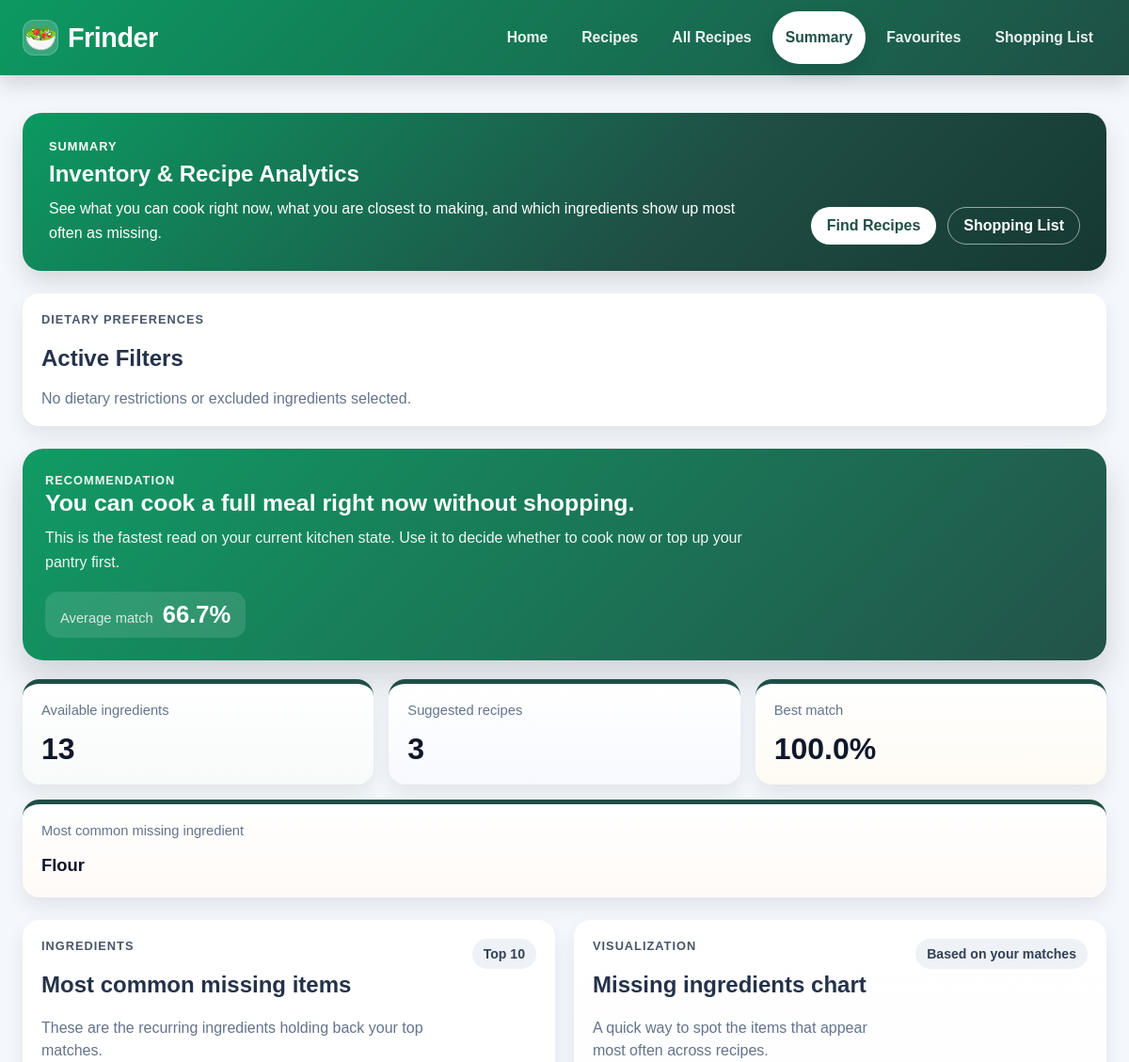
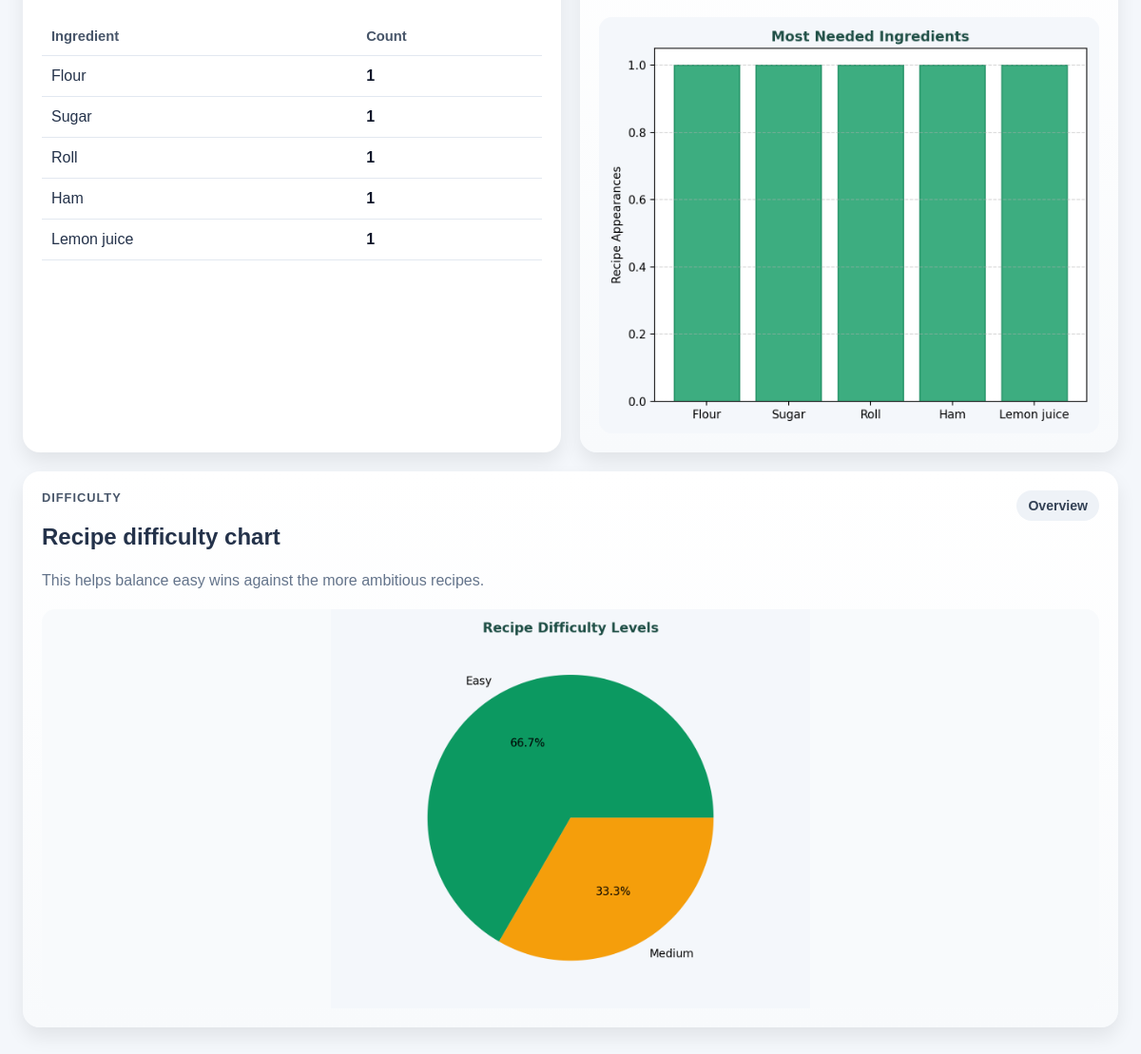
Page /summary on the committed database (2 pictures, top to bottom).
### db_models.py (models this page shows)
class IngredientRow(Base):
    __tablename__ = "ingredients"
    id = Column(Integer, primary_key=True)
    name = Column(String, nullable=False, unique=True)
    recipe_links = relationship("RecipeIngredientRow", back_populates="ingredient")
    user_links = relationship("UserIngredientRow", back_populates="ingredient")
    shopping_links = relationship("ShoppingListRow", back_populates="ingredient")

### app.py (the view, shortened to what this page needs)
@app.route("/summary")
def summary():
    user_ingredients = read_user_ingredients()
    dietary_restrictions, excluded_ingredients = get_active_preferences()
    recipes_list = load_recipes()
    suggestions = match_recipes(
        user_ingredients,
        recipes_list,
        dietary_restrictions=dietary_restrictions,
        excluded_ingredients=excluded_ingredients,
    )
    summary_data, missing_counter = build_summary_data(user_ingredients, suggestions)
    save_match_history(user_ingredients, suggestions)
    filename_missing = "summary_missing.png"
    filename_difficulty = "summary_difficulty.png"
    return render_template(
        "summary.html",
        empty=False,
        total_available=summary_data["total_available"],
        total_suggested=summary_data["total_suggested"],
        best_match=summary_data["best_match"],
        avg_match=summary_data["avg_match"],
        most_common_missing=summary_data["most_common_missing"],
        recommendation=summary_data["recommendation"],
        missing_table_data=summary_data["missing_table_data"],
        graph_missing_url=url_for("static", filename=filename_missing),
        graph_difficulty_url=url_for("static", filename=filename_difficulty),
        **build_preferences_context(dietary_restrictions, excluded_ingredients),
    )

### app.py (called while the page is built)
def get_active_preferences():
    dietary_restrictions = normalize_dietary_restrictions(
        read_dietary_restrictions()
    )
    excluded_ingredients = read_excluded_ingredients()
    return dietary_restrictions, excluded_ingredients

def build_preferences_context(dietary_restrictions=None, excluded_ingredients=None):
    if dietary_restrictions is None or excluded_ingredients is None:
        dietary_restrictions, excluded_ingredients = get_active_preferences()
    return {
        "dietary_restriction_options": DIETARY_RESTRICTION_OPTIONS,
        "selected_dietary_restrictions": dietary_restrictions,
        "active_dietary_restriction_labels": dietary_restriction_labels(
            dietary_restrictions
        ),
        "excluded_ingredients": excluded_ingredients,
        "excluded_ingredients_str": ", ".join(excluded_ingredients),
        "has_active_preferences": bool(
            dietary_restrictions or excluded_ingredients
        ),
    }

def save_match_history(user_ingredients, suggestions):
    if not user_ingredients:
        if HISTORY_FILE.exists():
            HISTORY_FILE.unlink()
        return
    history_data, missing_counter = build_summary_data(user_ingredients, suggestions)
    HISTORY_FILE.parent.mkdir(parents=True, exist_ok=True)
    with open(HISTORY_FILE, "w", encoding="utf-8") as f:
        json.dump(history_data, f)
    filename_missing = "summary_missing.png"
    filename_difficulty = "summary_difficulty.png"
    generate_summary_graphs(
        missing_counter,
        suggestions,
        BASE_DIR / "static" / filename_missing,
        BASE_DIR / "static" / filename_difficulty,
    )

### charts.py (called while the page is built)
def recipe_difficulty(recipe):
    if isinstance(recipe, Recipe):
        return recipe.difficulty
    if isinstance(recipe, dict):
        return recipe.get("difficulty", "Unknown")
    return "Unknown"

### db.py (called while the page is built)
def _session():
    return _session_factory()()

def session():
    return _session()

### matching.py (called while the page is built, shortened)
def normalize_dietary_restrictions(dietary_restrictions):
    selected_restrictions = []
    seen = set()
    return selected_restrictions

def dietary_restriction_labels(dietary_restrictions):
    return [
        DIETARY_RESTRICTION_LABELS[restriction]
        for restriction in normalize_dietary_restrictions(dietary_restrictions)
    ]

def expanded_ingredient_set(ingredients):
    expanded_ingredients = set()
    for ingredient in ingredients or []:
        expanded_ingredients.update(ingredient_name_variants(ingredient))
    return expanded_ingredients

### templates/summary.html
{% extends "base.html" %}
{% block content %}
<section class="summary-hero">
  <div>
    <p class="summary-kicker">Summary</p>
    <h1>Inventory & Recipe Analytics</h1>
    <p class="summary-intro">
      See what you can cook right now, what you are closest to making, and which
      ingredients show up most often as missing.
    </p>
  </div>
  <div class="summary-hero__actions">
    <a href="{{ url_for('recipes') }}" class="summary-button">Find Recipes</a>
    <a href="{{ url_for('shopping_list') }}" class="summary-button summary-button--secondary">Shopping List</a>
  </div>
</section>
<section class="summary-preferences summary-panel">
  <div>
    <p class="summary-kicker">Dietary Preferences</p>
    <h2>Active Filters</h2>
  </div>
  {% if has_active_preferences %}
    <div class="preference-chip-list">
      {% for label in active_dietary_restriction_labels %}
        <span class="preference-chip">{{ label }}</span>
      {% endfor %}
      {% for ingredient in excluded_ingredients %}
        <span class="preference-chip preference-chip--excluded">
          No {{ ingredient }}
        </span>
      {% endfor %}
    </div>
  {% else %}
    <p class="summary-empty-message">No dietary restrictions or excluded ingredients selected.</p>
  {% endif %}
</section>
{% if empty %}
  <section class="summary-empty recipe-card">
    <h2>No ingredients found</h2>
    <p>
      Go back to the home page, add a few ingredients, and then return here to
      generate your summary charts.
    </p>
    <a href="{{ url_for('index') }}" class="summary-button">Go to Home</a>
  </section>
{% else %}
  <section class="summary-recommendation">
    <div class="summary-recommendation__copy">
      <p class="summary-kicker">Recommendation</p>
      <h2>{{ recommendation }}</h2>
      <p>
        This is the fastest read on your current kitchen state. Use it to decide
        whether to cook now or top up your pantry first.
      </p>
      <div class="summary-recommendation__meta">
        <span class="summary-recommendation__meta-label">Average match</span>
        <strong class="summary-recommendation__meta-value">{{ avg_match }}%</strong>
      </div>
    </div>
  </section>
  <section class="summary-stats">
    <article class="summary-stat-card summary-stat-card--stock">
      <span class="summary-stat-label">Available ingredients</span>
      <strong class="summary-stat-value">{{ total_available }}</strong>
    </article>
    <article class="summary-stat-card summary-stat-card--recipes">
      <span class="summary-stat-label">Suggested recipes</span>
      <strong class="summary-stat-value">{{ total_suggested }}</strong>
    </article>
    <article class="summary-stat-card summary-stat-card--best">
      <span class="summary-stat-label">Best match</span>
      <strong class="summary-stat-value">{{ best_match }}%</strong>
    </article>
    <article class="summary-stat-card summary-stat-card--wide summary-stat-card--missing">
      <span class="summary-stat-label">Most common missing ingredient</span>
      <strong class="summary-stat-value summary-stat-value--small">{{ most_common_missing }}</strong>
    </article>
  </section>
  <section class="summary-grid">
    <article class="summary-panel summary-panel--table">
      <div class="summary-panel__header">
        <div>
          <p class="summary-kicker">Ingredients</p>
          <h2>Most common missing items</h2>
          <p class="summary-panel__lede">These are the recurring ingredients holding back your top matches.</p>
        </div>
        <span class="summary-chip summary-chip--neutral">Top 10</span>
      </div>
      {% if missing_table_data %}
        <table class="summary-table">
          <thead>
            <tr>
              <th>Ingredient</th>
              <th>Count</th>
            </tr>
          </thead>
          <tbody>
            {% for ingredient, count in missing_table_data %}
              <tr>
                <td>{{ ingredient|capitalize }}</td>
                <td>{{ count }}</td>
              </tr>
            {% endfor %}
          </tbody>
        </table>
      {% else %}
        <p class="summary-empty-message">No missing ingredients were found in the current matches.</p>
      {% endif %}
    </article>
    <article class="summary-panel summary-panel--chart">
      <div class="summary-panel__header">
        <div>
          <p class="summary-kicker">Visualization</p>
          <h2>Missing ingredients chart</h2>
          <p class="summary-panel__lede">A quick way to spot the items that appear most often across recipes.</p>
        </div>
        <span class="summary-chip">Based on your matches</span>
      </div>
      {% if graph_missing_url %}
        <img class="summary-chart" src="{{ graph_missing_url }}" alt="Chart showing the most common missing ingredients">
      {% else %}
        <p class="summary-empty-message">Missing ingredients chart is not available yet.</p>
      {% endif %}
    </article>
    <article class="summary-panel summary-panel--wide summary-panel--chart">
      <div class="summary-panel__header">
        <div>
          <p class="summary-kicker">Difficulty</p>
          <h2>Recipe difficulty chart</h2>
          <p class="summary-panel__lede">This helps balance easy wins against the more ambitious recipes.</p>
        </div>
        <span class="summary-chip">Overview</span>
      </div>
      {% if graph_difficulty_url %}
        <img class="summary-chart summary-chart--wide" src="{{ graph_difficulty_url }}" alt="Chart showing recipe difficulty distribution">
      {% else %}
        <p class="summary-empty-message">Difficulty chart is not available yet.</p>
      {% endif %}
    </article>
  </section>
{% endif %}
{% endblock %}

### rows in the picture
IngredientRow: name "Flour", id "1"
IngredientRow: name "Sugar", count "1"
IngredientRow: name "Roll", count "1"
IngredientRow: name "Ham", count "1"
IngredientRow: name "Lemon juice", count "1"

### other values in the picture
{{ recommendation }} "You can cook a full meal right now without shopping."
{{ avg_match }} "66.7"
{{ total_available }} "13"
{{ total_suggested }} "3"
{{ best_match }} "100.0"
